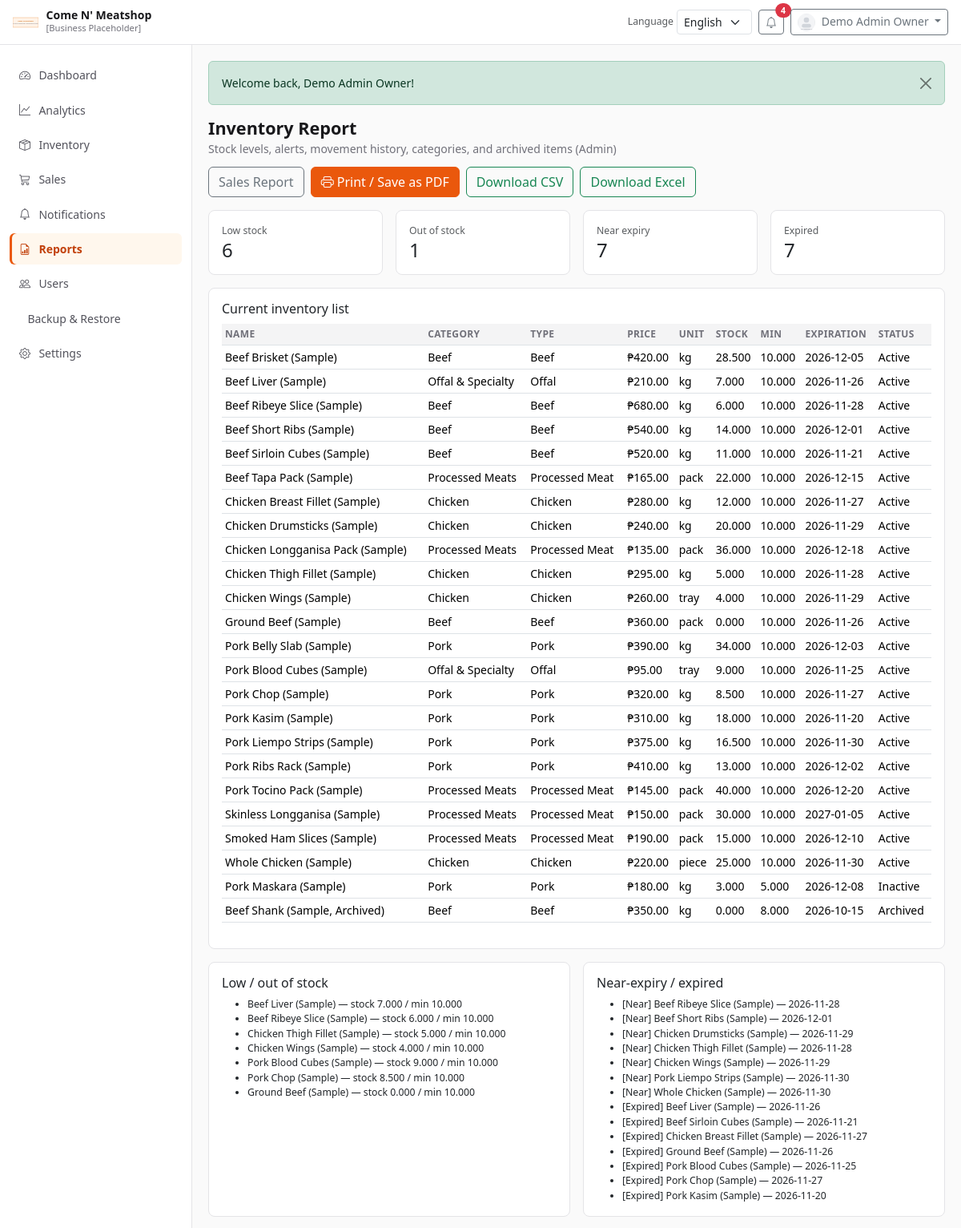
/sandbox-live-website/modules/reports/inventory.php (signed in, upper part), run on the app's committed database.
### tables this page shows
CREATE TABLE `products` (
  `id` INT UNSIGNED NOT NULL AUTO_INCREMENT,
  `category_id` INT UNSIGNED NULL,
  `name` VARCHAR(150) NOT NULL,
  `meat_type` VARCHAR(100) NULL,
  `description` TEXT NULL,
  `price` DECIMAL(12,2) NOT NULL DEFAULT 0.00,
  `unit` VARCHAR(30) NOT NULL DEFAULT 'kg',
  `stock_quantity` DECIMAL(12,3) NOT NULL DEFAULT 0.000,
  `min_stock_level` DECIMAL(12,3) NOT NULL DEFAULT 10.000,
  `expiration_date` DATE NULL,
  `image_path` VARCHAR(255) NULL,
  `barcode` VARCHAR(100) NULL,
  `supplier` VARCHAR(150) NULL,
  `status` ENUM('Active','Inactive','Archived','Deleted') NOT NULL DEFAULT 'Active',
  `created_by` INT UNSIGNED NULL,
  `updated_by` INT UNSIGNED NULL,
  `created_at` DATETIME NOT NULL DEFAULT CURRENT_TIMESTAMP,
  `updated_at` DATETIME NOT NULL DEFAULT CURRENT_TIMESTAMP ON UPDATE CURRENT_TIMESTAMP,
  `archived_at` DATETIME NULL,
  `deleted_at` DATETIME NULL,
  PRIMARY KEY (`id`),
  UNIQUE KEY `uk_products_barcode` (`barcode`),
  KEY `idx_products_category_status` (`category_id`, `status`),
  KEY `idx_products_name` (`name`),
  KEY `idx_products_status` (`status`),
  KEY `idx_products_expiration` (`expiration_date`),
  KEY `idx_products_stock` (`stock_quantity`),
  CONSTRAINT `fk_products_category` FOREIGN KEY (`category_id`) REFERENCES `product_categories` (`id`)
    ON UPDATE CASCADE ON DELETE SET NULL,
  CONSTRAINT `fk_products_created_by` FOREIGN KEY (`created_by`) REFERENCES `users` (`id`)
    ON UPDATE CASCADE ON DELETE SET NULL,
  CONSTRAINT `fk_products_updated_by` FOREIGN KEY (`updated_by`) REFERENCES `users` (`id`)
    ON UPDATE CASCADE ON DELETE SET NULL,
  CONSTRAINT `chk_products_price_nonneg` CHECK (`price` >= 0),
  CONSTRAINT `chk_products_stock_nonneg` CHECK (`stock_quantity` >= 0),
  CONSTRAINT `chk_products_min_stock_nonneg` CHECK (`min_stock_level` >= 0)
);

CREATE TABLE `product_categories` (
  `id` INT UNSIGNED NOT NULL AUTO_INCREMENT,
  `name` VARCHAR(100) NOT NULL,
  `description` VARCHAR(255) NULL,
  `status` ENUM('Active','Inactive','Archived') NOT NULL DEFAULT 'Active',
  `created_at` DATETIME NOT NULL DEFAULT CURRENT_TIMESTAMP,
  `updated_at` DATETIME NOT NULL DEFAULT CURRENT_TIMESTAMP ON UPDATE CURRENT_TIMESTAMP,
  PRIMARY KEY (`id`),
  UNIQUE KEY `uk_product_categories_name` (`name`),
  KEY `idx_product_categories_status` (`status`)
);

### sandbox-live-website/config/app.php (called while the page is built, shortened)
<?php
return [
    'name' => "Come N' Meatshop",
    'tagline' => 'Web-Based Inventory Management System',
    'timezone' => 'Asia/Manila',
    'base_path' => str_replace('\\', '/', dirname(__DIR__)),
    'base_url' => getenv('https://gitrem0te.github.io/DemoMeatShop/') ?: '/live%20website/DemoMeatShop/sandbox-live-website/',
    'default_language' => 'en',
    'supported_languages' => ['en', 'fil'],
    'currency_symbol' => '₱',
    'currency_code' => 'PHP',
    'default_vat_percent' => 12.00,
    'default_min_stock' => 10,
    'near_expiry_days' => 3,
    'email_notifications_enabled' => false,
    'business' => [
        'name' => "Come N' Meatshop",
        'address' => '[Business Address Placeholder]',
        'phone' => '[Contact Number Placeholder]',
        'email' => '[Business Email Placeholder]',
        'logo' => 'assets/images/placeholders/logo-placeholder.svg',
        'receipt_footer' => "Thank you for shopping at Come N' Meatshop!",
    ],
];

### sandbox-live-website/includes/functions.php (called while the page is built, shortened)
<?php
function app_config(?string $key = null)
{
    static $config = null;
    if ($config === null) {
        $config = require __DIR__ . '/../config/app.php';
    }
    $parts = explode('.', $key);
    $value = $config;
    foreach ($parts as $part) {
        $value = $value[$part];
    }
    return $value;
}
function base_url(string $path = ''): string
{
    $base = rtrim((string) app_config('base_url'), '/');
    $path = ltrim($path, '/');
    return $path === '' ? $base . '/' : $base . '/' . $path;
}
function e(?string $value): string
{
    return htmlspecialchars((string) $value, ENT_QUOTES | ENT_SUBSTITUTE, 'UTF-8');
}
function money($amount): string
{
    return app_config('currency_symbol') . number_format((float) $amount, 2);
}
function setting(string $key, $default = null)
{
    try {
        $stmt = db()->prepare('SELECT setting_value, value_type FROM settings WHERE setting_key = ? LIMIT 1');
        $stmt->execute([$key]);
        $row = $stmt->fetch();
        if (!$row) {
            return $default;
        }
        $value = $row['setting_value'];
        return $value;
    } catch (Throwable $e) {
        return $default;
    }
}

### sandbox-live-website/includes/db.php (called while the page is built, shortened)
<?php
function db(): PDO
{
    static $pdo = null;
    if ($pdo instanceof PDO) {
        return $pdo;
    }
    $cfg = require __DIR__ . '/../config/database.php';
    $dsn = sprintf(
        'mysql:host=%s;port=%d;dbname=%s;charset=%s',
        $cfg['host'],
        $cfg['port'],
        $cfg['dbname'],
        $cfg['charset']
    );
    $pdo = new PDO($dsn, $cfg['username'], $cfg['password'], $cfg['options']);
    return $pdo;
}

### sandbox-live-website/modules/reports/inventory.php (the view, shortened to what this page needs)
<?php
$nearDays = (int) setting('near_expiry_days', 3);
$products = db()->query(
    "SELECT p.*, c.name AS category_name
     FROM products p
     LEFT JOIN product_categories c ON c.id = p.category_id
     ORDER BY p.status, p.name"
)->fetchAll();
$low = array_filter($products, fn($p) => $p['status'] === 'Active' && (float)$p['stock_quantity'] > 0 && (float)$p['stock_quantity'] <= (float)$p['min_stock_level']);
$out = array_filter($products, fn($p) => $p['status'] === 'Active' && (float)$p['stock_quantity'] <= 0);
$expired = array_filter($products, fn($p) => $p['status'] === 'Active' && !empty($p['expiration_date']) && strtotime($p['expiration_date']) < strtotime(date('Y-m-d')));
$near = array_filter($products, function ($p) use ($nearDays) {
    if ($p['status'] !== 'Active' || empty($p['expiration_date'])) return false;
    $exp = strtotime($p['expiration_date']);
    $today = strtotime(date('Y-m-d'));
    $limit = strtotime("+{$nearDays} days", $today);
    return $exp >= $today && $exp <= $limit;
});
require __DIR__ . '/../../includes/header.php';
?>
<div class="page-header no-print">
    <div>
        <h1>Inventory Report</h1>
        <p class="subtitle">Stock levels, alerts, movement history, categories, and archived items (Admin)</p>
    </div>
    <div class="d-flex gap-2 flex-wrap">
        <a class="btn btn-outline-secondary" href="<?= e(base_url('modules/reports/sales.php')) ?>">Sales Report</a>
        <button class="btn btn-primary" onclick="window.print()"><i class="bi bi-printer"></i> Print / Save as PDF</button>
        <a class="btn btn-outline-success" href="<?= e(base_url('modules/reports/inventory.php?download=csv')) ?>">Download CSV</a>
        <a class="btn btn-outline-success" href="<?= e(base_url('modules/reports/inventory.php?download=excel')) ?>">Download Excel</a>
    </div>
</div>
<div class="row g-3 mb-3">
    <div class="col-md-3"><div class="card"><div class="card-body"><div class="text-muted small">Low stock</div><div class="h4 mb-0"><?= count($low) ?></div></div></div></div>
    <div class="col-md-3"><div class="card"><div class="card-body"><div class="text-muted small">Out of stock</div><div class="h4 mb-0"><?= count($out) ?></div></div></div></div>
    <div class="col-md-3"><div class="card"><div class="card-body"><div class="text-muted small">Near expiry</div><div class="h4 mb-0"><?= count($near) ?></div></div></div></div>
    <div class="col-md-3"><div class="card"><div class="card-body"><div class="text-muted small">Expired</div><div class="h4 mb-0"><?= count($expired) ?></div></div></div></div>
</div>
<div class="card mb-3">
    <div class="card-body">
        <h2 class="h6">Current inventory list</h2>
        <div class="table-responsive">
            <table class="table table-sm align-middle">
                <thead><tr><th>Name</th><th>Category</th><th>Type</th><th>Price</th><th>Unit</th><th>Stock</th><th>Min</th><th>Expiration</th><th>Status</th></tr></thead>
                <tbody>
                <?php foreach ($products as $p): ?>
                    <tr>
                        <td><?= e($p['name']) ?></td>
                        <td><?= e((string)$p['category_name']) ?></td>
                        <td><?= e($p['meat_type']) ?></td>
                        <td><?= e(money($p['price'])) ?></td>
                        <td><?= e($p['unit']) ?></td>
                        <td><?= e((string)$p['stock_quantity']) ?></td>
                        <td><?= e((string)$p['min_stock_level']) ?></td>
                        <td><?= e((string)($p['expiration_date'] ?? '—')) ?></td>
                        <td><?= e($p['status']) ?></td>
                    </tr>
                <?php endforeach; ?>
                </tbody>
            </table>
        </div>
    </div>
</div>
<div class="row g-3 mb-3">
    <div class="col-lg-6">
        <div class="card h-100"><div class="card-body">
            <h2 class="h6">Low / out of stock</h2>
            <ul class="mb-0 small">
                <?php foreach (array_merge($low, $out) as $p): ?>
                    <li><?= e($p['name']) ?> — stock <?= e((string)$p['stock_quantity']) ?> / min <?= e((string)$p['min_stock_level']) ?></li>
                <?php endforeach; ?>
            </ul>
        </div></div>
    </div>
    <div class="col-lg-6">
        <div class="card h-100"><div class="card-body">
            <h2 class="h6">Near-expiry / expired</h2>
            <ul class="mb-0 small">
                <?php foreach ($near as $p): ?><li>[Near] <?= e($p['name']) ?> — <?= e((string)$p['expiration_date']) ?></li><?php endforeach; ?>
                <?php foreach ($expired as $p): ?><li>[Expired] <?= e($p['name']) ?> — <?= e((string)$p['expiration_date']) ?></li><?php endforeach; ?>
            </ul>
        </div></div>
    </div>
</div>
<div class="row g-3 mb-3">
</div>
<?php require __DIR__ . '/../../includes/footer.php'; ?>

### sandbox-live-website/assets/css/app.css (style rules this page uses)
:root { --cnm-primary: #ea580c; --cnm-primary-dark: #c2410c; --cnm-primary-soft: #fff7ed; --cnm-ink: #18181b; --cnm-ink-secondary: #52525b; --cnm-muted: #71717a; --cnm-border: #e4e4e7; --cnm-surface: #fafafa; --cnm-panel: #ffffff; --cnm-sidebar-width: 240px; --cnm-header-height: 56px; --cnm-radius: 0.5rem; }
* { box-sizing: border-box; }
body { margin: 0; font-family: "Segoe UI", Tahoma, Geneva, Verdana, sans-serif; background: var(--cnm-surface); color: var(--cnm-ink); font-size: 0.875rem; }
a { color: var(--cnm-primary); text-decoration: none; }
.btn-primary { --bs-btn-bg: var(--cnm-primary); --bs-btn-border-color: var(--cnm-primary); --bs-btn-hover-bg: var(--cnm-primary-dark); --bs-btn-hover-border-color: var(--cnm-primary-dark); --bs-btn-active-bg: var(--cnm-primary-dark); --bs-btn-active-border-color: var(--cnm-primary-dark); }
.card, .stats-card { background: var(--cnm-panel); border: 1px solid var(--cnm-border); border-radius: var(--cnm-radius); box-shadow: none; }
.page-header { display: flex; flex-wrap: wrap; justify-content: space-between; align-items: center; gap: 0.75rem; margin-bottom: 1rem; }
.page-header h1 { font-size: 1.35rem; margin: 0; font-weight: 700; }
.page-header .subtitle { color: var(--cnm-muted); margin: 0.15rem 0 0; }
.table thead th { font-size: 0.75rem; text-transform: uppercase; letter-spacing: 0.03em; color: var(--cnm-muted); background: #f4f4f5; }

### data on the page
products: name "Beef Brisket (Sample)", category.name "Beef", meat_type "Beef", price "₱420.00", unit "kg", stock_quantity "28.500", min_stock_level "10.000", expiration_date "2026-12-05", status "Active"
products: name "Beef Liver (Sample)", category.name "Offal & Specialty", meat_type "Offal", price "₱210.00", unit "kg", stock_quantity "7.000", min_stock_level "10.000", expiration_date "2026-11-26", status "Active"
products: name "Beef Ribeye Slice (Sample)", category.name "Beef", meat_type "Beef", price "₱680.00", unit "kg", stock_quantity "6.000", min_stock_level "10.000", expiration_date "2026-11-28", status "Active"
products: name "Beef Short Ribs (Sample)", category.name "Beef", meat_type "Beef", price "₱540.00", unit "kg", stock_quantity "14.000", min_stock_level "10.000", expiration_date "2026-12-01", status "Active"
products: name "Beef Sirloin Cubes (Sample)", category.name "Beef", meat_type "Beef", price "₱520.00", unit "kg", stock_quantity "11.000", min_stock_level "10.000", expiration_date "2026-11-21", status "Active"
products: name "Beef Tapa Pack (Sample)", category.name "Processed Meats", meat_type "Processed Meat", price "₱165.00", unit "pack", stock_quantity "22.000", min_stock_level "10.000", expiration_date "2026-12-15", status "Active"
products: name "Chicken Breast Fillet (Sample)", category.name "Chicken", meat_type "Chicken", price "₱280.00", unit "kg", stock_quantity "12.000", min_stock_level "10.000", expiration_date "2026-11-27", status "Active"
products: name "Chicken Drumsticks (Sample)", category.name "Chicken", meat_type "Chicken", price "₱240.00", unit "kg", stock_quantity "20.000", min_stock_level "10.000", expiration_date "2026-11-29", status "Active"
products: name "Chicken Longganisa Pack (Sample)", category.name "Processed Meats", meat_type "Processed Meat", price "₱135.00", unit "pack", stock_quantity "36.000", min_stock_level "10.000", expiration_date "2026-12-18", status "Active"
products: name "Chicken Thigh Fillet (Sample)", category.name "Chicken", meat_type "Chicken", price "₱295.00", unit "kg", stock_quantity "5.000", min_stock_level "10.000", expiration_date "2026-11-28", status "Active"
products: name "Chicken Wings (Sample)", category.name "Chicken", meat_type "Chicken", price "₱260.00", unit "tray", stock_quantity "4.000", min_stock_level "10.000", expiration_date "2026-11-29", status "Active"
products: name "Ground Beef (Sample)", category.name "Beef", meat_type "Beef", price "₱360.00", unit "pack", stock_quantity "0.000", min_stock_level "10.000", expiration_date "2026-11-26", status "Active"
products: name "Pork Belly Slab (Sample)", category.name "Pork", meat_type "Pork", price "₱390.00", unit "kg", stock_quantity "34.000", min_stock_level "10.000", expiration_date "2026-12-03", status "Active"
products: name "Pork Blood Cubes (Sample)", category.name "Offal & Specialty", meat_type "Offal", price "₱95.00", unit "tray", stock_quantity "9.000", min_stock_level "10.000", expiration_date "2026-11-25", status "Active"
products: name "Pork Chop (Sample)", category.name "Pork", meat_type "Pork", price "₱320.00", unit "kg", stock_quantity "8.500", min_stock_level "10.000", expiration_date "2026-11-27", status "Active"
products: name "Pork Kasim (Sample)", category.name "Pork", meat_type "Pork", price "₱310.00", unit "kg", stock_quantity "18.000", min_stock_level "10.000", expiration_date "2026-11-20", status "Active"
products: name "Pork Liempo Strips (Sample)", category.name "Pork", meat_type "Pork", price "₱375.00", unit "kg", stock_quantity "16.500", min_stock_level "10.000", expiration_date "2026-11-30", status "Active"
products: name "Pork Ribs Rack (Sample)", category.name "Pork", meat_type "Pork", price "₱410.00", unit "kg", stock_quantity "13.000", min_stock_level "10.000", expiration_date "2026-12-02", status "Active"
products: name "Pork Tocino Pack (Sample)", category.name "Processed Meats", meat_type "Processed Meat", price "₱145.00", unit "pack", stock_quantity "40.000", min_stock_level "10.000", expiration_date "2026-12-20", status "Active"
products: name "Skinless Longganisa (Sample)", category.name "Processed Meats", meat_type "Processed Meat", price "₱150.00", unit "pack", stock_quantity "30.000", min_stock_level "10.000", expiration_date "2027-01-05", status "Active"
products: name "Smoked Ham Slices (Sample)", category.name "Processed Meats", meat_type "Processed Meat", price "₱190.00", unit "pack", stock_quantity "15.000", min_stock_level "10.000", expiration_date "2026-12-10", status "Active"
products: name "Whole Chicken (Sample)", category.name "Chicken", meat_type "Chicken", price "₱220.00", unit "piece", stock_quantity "25.000", min_stock_level "10.000", expiration_date "2026-11-30", status "Active"
products: name "Pork Maskara (Sample)", category.name "Pork", meat_type "Pork", price "₱180.00", unit "kg", stock_quantity "3.000", min_stock_level "5.000", expiration_date "2026-12-08", status "Inactive"
products: name "Beef Shank (Sample, Archived)", category.name "Beef", meat_type "Beef", price "₱350.00", unit "kg", stock_quantity "0.000", min_stock_level "8.000", expiration_date "2026-10-15", status "Archived"

### other printed values
app_config('business.name') "Come N' Meatshop"
__('Language') "Language"
$unread "4"
$user['full_name'] "Demo Admin Owner"
$link['label'] "Dashboard"
$link['label'] "Analytics"
$link['label'] "Inventory"
$link['label'] "Sales"
$link['label'] "Notifications"
$link['label'] "Reports"
$link['label'] "Users"
$link['label'] "Backup & Restore"
$link['label'] "Settings"
$flash['message'] "Welcome back, Demo Admin Owner!"
count($low) "6"
